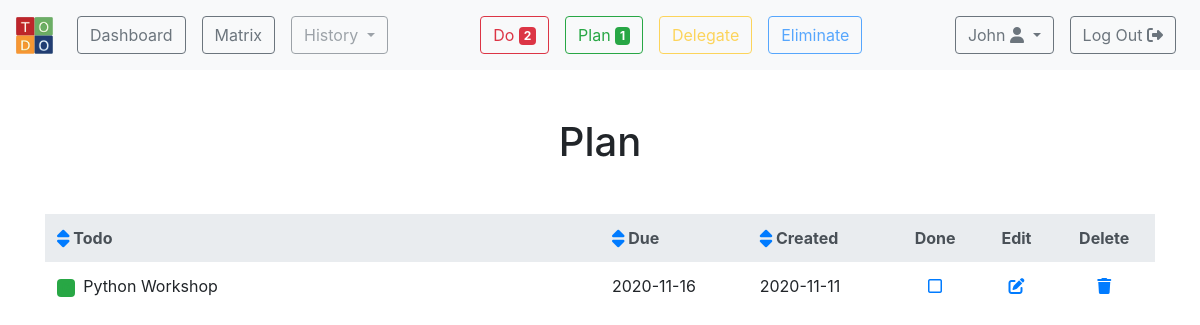
Page /sort/plan/due_asc (signed in) on the committed database.
### db.py (models this page shows, shortened)
class Todo(db.Model):
    id = db.Column(db.Integer, primary_key=True)
    content = db.Column(db.String(120), nullable=False)
    important = db.Column(db.Boolean, nullable=False)
    urgent = db.Column(db.Boolean, nullable=False)
    overdue = db.Column(db.Boolean, default=False)
    done = db.Column(db.Boolean, default=False)
    deleted = db.Column(db.Boolean, default=False)
    due = db.Column(db.Date)
    archived = db.Column(db.DateTime)
    created = db.Column(db.DateTime, nullable=False, default=datetime.utcnow)
    user_id = db.Column(db.Integer, db.ForeignKey('user.id'), nullable=False)

### app.py (the view)
@app.route("/sort/<string:filter>/<string:sort>")
@login_required
def sort(filter, sort):
    user_id = session["user_id"]
    key = define_key(sort)
    if filter == "index":
        todos = Todo.query.filter(
                Todo.user_id == user_id,
                Todo.archived == None
            ).order_by(key).all()
        return render_template("index.html", todos=todos, sort=sort)
    elif filter == "history":
        todos = Todo.query.filter(
            Todo.user_id == user_id,
            Todo.archived != None
        ).order_by(key).all()
        return render_template("history.html", todos=todos, sort=sort)
    else:
        if filter == "do":
            important = True
            urgent = True
        elif filter == "plan":
            important = True
            urgent = False
        elif filter == "delegate":
            important = False
            urgent = True
        elif filter == "eliminate":
            important = False
            urgent = False
        todos = Todo.query.filter(
                Todo.user_id == user_id,
                Todo.archived == None,
                Todo.important == important,
                Todo.urgent == urgent
            ).order_by(key).all()
        return render_template("filter.html", todos=todos, sort=sort, filter=filter)

### helpers.py (called while the page is built)
def dates():
    user_id = session["user_id"]
    todos = Todo.query.filter(Todo.user_id == user_id, Todo.due != None).all()
    for todo in todos:
        if (todo.due - date.today()) <= timedelta(days=1):
            todo.urgent = True
        if (todo.due - date.today()) < timedelta(days=0):
            todo.important = True
            todo.overdue = True
        else:
            todo.overdue = False
    db.session.commit()

def login_required(f):
    @wraps(f)
    def decorated_function(*args, **kwargs):
        if "user_id" not in session:
            return redirect("/login")
        dates()
        count()
        return f(*args, **kwargs)
    return decorated_function

def define_key(sort):
    if sort == "content_asc":
        key = Todo.content
    elif sort == "content_desc":
        key = Todo.content.desc()
    elif sort == "created_asc":
        key = Todo.created
    elif sort == "created_desc":
        key = Todo.created.desc()
    elif sort == "due_asc":
        key = Todo.due
    elif sort == "due_desc":
        key = Todo.due.desc()
    elif sort == "archived_asc":
        key = Todo.archived
    elif sort == "archived_desc":
        key = Todo.archived.desc()
    return key

### templates/filter.html (shortened to what this page needs)
{% extends "layout.html" %}
{% block main %}
    <h1 class="text-center mb-5">{{ filter.title() }}</h1>
    {% if not todos %}
        <h4 class="text-center mb-5">Your "{{ filter.title() }}" list is empty.</h4>
        <img src="{{ url_for("static", filename="empty.jpg") }}" class="img-fluid rounded mx-auto d-block mb-3" alt="Relax">
        <p class="text-center">
            <span>
                Photo by
                <a href="https://unsplash.com/@laurensauderstudio?utm_source=unsplash&amp;utm_medium=referral&amp;utm_content=creditCopyText" target="_blank">Lauren Sauder</a> on
                <a href="https://unsplash.com/s/photos/todo?utm_source=unsplash&amp;utm_medium=referral&amp;utm_content=creditCopyText" target="_blank">Unsplash</a>
            </span>
        </p>
    {% else %}
        <table class="table table-hover table-borderless">
            <thead class="thead-light">
                <tr>
                    <th scope="col" style="width:50%">
                        {% if sort == "content_asc" %}
                            <a href="/sort/{{ filter }}/{{ "content_desc" }}"><i class="fas fa-sort fa-lg"></i></a>
                        {% else %}
                            <a href="/sort/{{ filter }}/{{ "content_asc" }}"><i class="fas fa-sort fa-lg"></i></a>
                        {% endif %}
                        Todo
                    </th>
                    <th scope="col">
                        {% if sort == "due_asc" %}
                            <a href="/sort/{{ filter }}/{{ "due_desc" }}"><i class="fas fa-sort fa-lg"></i></a>
                        {% else %}
                            <a href="/sort/{{ filter }}/{{ "due_asc" }}"><i class="fas fa-sort fa-lg"></i></a>
                        {% endif %}
                        Due
                    </th>
                    <th scope="col">
                        {% if sort == "created_asc" %}
                            <a href="/sort/{{ filter }}/{{ "created_desc" }}"><i class="fas fa-sort fa-lg"></i></a>
                        {% else %}
                            <a href="/sort/{{ filter }}/{{ "created_asc" }}"><i class="fas fa-sort fa-lg"></i></a>
                        {% endif %}
                        Created
                    </th>
                    <th scope="col" class="text-center">Done</th>
                    <th scope="col" class="text-center">Edit</th>
                    <th scope="col" class="text-center">Delete</th>
                </tr>
            </thead>
            <tbody>
                {% for todo in todos %}
                    <tr>
                        <td scope="row">
                            {% if todo.important %}
                                {% if todo.urgent %}
                                    <span class="badge badge-danger mr-1 text-danger">0</span>
                                {% else %}
                                    <span class="badge badge-success mr-1 text-success">0</span>
                                {% endif %}
                            {% else %}
                                {% if todo.urgent %}
                                    <span class="badge badge-warning mr-1 text-warning">0</span>
                                {% else %}
                                    <span class="badge badge-primary mr-1 text-primary">0</span>
                                {% endif %}
                            {% endif %}
                            {{ todo.content }}
                        </td>
                        <td>
                            {% if todo.overdue %}
                                <span class="text-danger font-weight-bold border border-danger rounded p-1">{{ todo.due }}</span>
                            {% else %}
                                {{ todo.due }}
                            {% endif %}
                        </td>
                        <td>{{ todo.created.date() }}</td>
                        <td class="text-center">
                            <a href="/done/{{ todo.id }}"><i class="far fa-square"></i></a>
                        </td>
                        <td class="text-center">
                            <a href="/update/{{ todo.id }}"><i class="fas fa-edit"></i></a>
                        </td>
                        <td class="text-center">
                            <a href="/delete/{{ todo.id }}"><i class="fas fa-trash"></i></a>
                        </td>
                    </tr>
                {% endfor %}
            </tbody>
        </table>
    {% endif %}
{% endblock %}

### rows in the picture
Todo: content "Python Workshop", due "2020-11-16", created "2020-11-11"

### other values in the picture
{{ session.do }} "2"
{{ session.plan }} "1"
{{ session["username"] }} "John"
{{ filter.title() }} "Plan"
